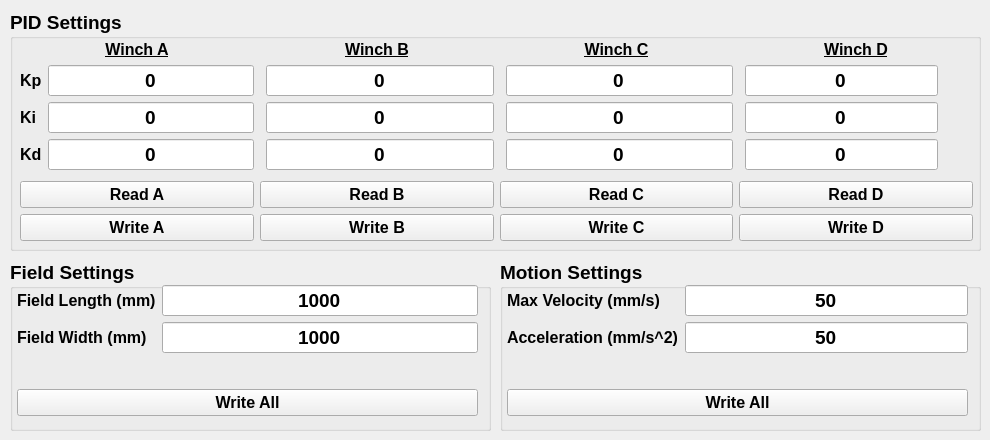
    <widget class="QWidget" name="tab_1">
     <attribute name="title">
      <string>Other Settings</string>
     </attribute>
     <widget class="QGroupBox" name="groupBox_6">
      <property name="geometry">
       <rect>
        <x>10</x>
        <y>10</y>
        <width>971</width>
        <height>241</height>
       </rect>
      </property>
      <property name="font">
       <font>
        <pointsize>14</pointsize>
        <weight>75</weight>
        <bold>true</bold>
       </font>
      </property>
      <property name="title">
       <string>PID Settings</string>
      </property>
      <property name="flat">
       <bool>false</bool>
      </property>
      <widget class="QWidget" name="horizontalLayoutWidget_8">
       <property name="geometry">
        <rect>
         <x>10</x>
         <y>30</y>
         <width>953</width>
         <height>201</height>
        </rect>
       </property>
       <layout class="QHBoxLayout" name="horizontalLayout_8">
        <item>
         <layout class="QVBoxLayout" name="verticalLayout_17">
          <item>
           <widget class="QLabel" name="label_17">
            <property name="enabled">
             <bool>true</bool>
            </property>
            <property name="sizePolicy">
             <sizepolicy hsizetype="Preferred" vsizetype="Fixed">
              <horstretch>0</horstretch>
              <verstretch>0</verstretch>
             </sizepolicy>
            </property>
            <property name="font">
             <font>
              <pointsize>12</pointsize>
              <weight>75</weight>
              <bold>true</bold>
              <underline>true</underline>
             </font>
            </property>
            <property name="autoFillBackground">
             <bool>false</bool>
            </property>
            <property name="styleSheet">
             <string notr="true"/>
            </property>
            <property name="lineWidth">
             <number>1</number>
            </property>
            <property name="text">
             <string>Winch A</string>
            </property>
            <property name="textFormat">
             <enum>Qt::AutoText</enum>
            </property>
            <property name="scaledContents">
             <bool>false</bool>
            </property>
            <property name="alignment">
             <set>Qt::AlignCenter</set>
            </property>
            <property name="wordWrap">
             <bool>false</bool>
            </property>
            <property name="margin">
             <number>0</number>
            </property>
            <property name="indent">
             <number>-1</number>
            </property>
           </widget>
          </item>
          <item>
           <layout class="QFormLayout" name="formLayout_7">
            <property name="fieldGrowthPolicy">
             <enum>QFormLayout::AllNonFixedFieldsGrow</enum>
            </property>
            <item row="0" column="0">
             <widget class="QLabel" name="label_29">
              <property name="font">
               <font>
                <pointsize>12</pointsize>
               </font>
              </property>
              <property name="text">
               <string>Kp</string>
              </property>
             </widget>
            </item>
            <item row="1" column="0">
             <widget class="QLabel" name="label_34">
              <property name="font">
               <font>
                <pointsize>12</pointsize>
               </font>
              </property>
              <property name="text">
               <string>Ki</string>
              </property>
             </widget>
            </item>
            <item row="2" column="0">
             <widget class="QLabel" name="label_35">
              <property name="font">
               <font>
                <pointsize>12</pointsize>
               </font>
              </property>
              <property name="text">
               <string>Kd</string>
              </property>
             </widget>
            </item>
            <item row="0" column="1">
             <widget class="QLineEdit" name="lineEdit_17">
              <property name="sizePolicy">
               <sizepolicy hsizetype="Minimum" vsizetype="Fixed">
                <horstretch>0</horstretch>
                <verstretch>0</verstretch>
               </sizepolicy>
              </property>
              <property name="font">
               <font>
                <pointsize>14</pointsize>
               </font>
              </property>
              <property name="text">
               <string>0</string>
              </property>
              <property name="alignment">
               <set>Qt::AlignCenter</set>
              </property>
             </widget>
            </item>
            <item row="1" column="1">
             <widget class="QLineEdit" name="lineEdit_18">
              <property name="sizePolicy">
               <sizepolicy hsizetype="Minimum" vsizetype="Fixed">
                <horstretch>0</horstretch>
                <verstretch>0</verstretch>
               </sizepolicy>
              </property>
              <property name="font">
               <font>
                <pointsize>14</pointsize>
               </font>
              </property>
              <property name="text">
               <string>0</string>
              </property>
              <property name="alignment">
               <set>Qt::AlignCenter</set>
              </property>
             </widget>
            </item>
            <item row="2" column="1">
             <widget class="QLineEdit" name="lineEdit_19">
              <property name="sizePolicy">
               <sizepolicy hsizetype="Minimum" vsizetype="Fixed">
                <horstretch>0</horstretch>
                <verstretch>0</verstretch>
               </sizepolicy>
              </property>
              <property name="font">
               <font>
                <pointsize>14</pointsize>
               </font>
              </property>
              <property name="text">
               <string>0</string>
              </property>
              <property name="alignment">
               <set>Qt::AlignCenter</set>
              </property>
             </widget>
            </item>
           </layout>
          </item>
          <item>
           <widget class="QPushButton" name="pushButton_33">
            <property name="font">
             <font>
              <pointsize>12</pointsize>
              <weight>75</weight>
              <bold>true</bold>
             </font>
            </property>
            <property name="text">
             <string>Read A</string>
            </property>
           </widget>
          </item>
          <item>
           <widget class="QPushButton" name="pushButton_47">
            <property name="font">
             <font>
              <pointsize>12</pointsize>
              <weight>75</weight>
              <bold>true</bold>
             </font>
            </property>
            <property name="text">
             <string>Write A</string>
            </property>
           </widget>
          </item>
         </layout>
        </item>
        <item>
         <layout class="QVBoxLayout" name="verticalLayout_18">
          <item>
           <widget class="QLabel" name="label_18">
            <property name="sizePolicy">
             <sizepolicy hsizetype="Preferred" vsizetype="Fixed">
              <horstretch>0</horstretch>
              <verstretch>0</verstretch>
             </sizepolicy>
            </property>
            <property name="font">
             <font>
              <pointsize>12</pointsize>
              <weight>75</weight>
              <bold>true</bold>
              <underline>true</underline>
              <kerning>true</kerning>
             </font>
            </property>
            <property name="autoFillBackground">
             <bool>false</bool>
            </property>
            <property name="text">
             <string>Winch B</string>
            </property>
            <property name="textFormat">
             <enum>Qt::AutoText</enum>
            </property>
            <property name="alignment">
             <set>Qt::AlignCenter</set>
            </property>
           </widget>
          </item>
          <item>
           <layout class="QFormLayout" name="formLayout_8">
            <property name="fieldGrowthPolicy">
             <enum>QFormLayout::AllNonFixedFieldsGrow</enum>
            </property>
            <item row="0" column="1">
             <widget class="QLineEdit" name="lineEdit_48">
              <property name="sizePolicy">
               <sizepolicy hsizetype="Minimum" vsizetype="Fixed">
                <horstretch>0</horstretch>
                <verstretch>0</verstretch>
               </sizepolicy>
              </property>
              <property name="font">
               <font>
                <pointsize>14</pointsize>
               </font>
              </property>
              <property name="text">
               <string>0</string>
              </property>
              <property name="alignment">
               <set>Qt::AlignCenter</set>
              </property>
             </widget>
            </item>
            <item row="1" column="1">
             <widget class="QLineEdit" name="lineEdit_58">
              <property name="sizePolicy">
               <sizepolicy hsizetype="Minimum" vsizetype="Fixed">
                <horstretch>0</horstretch>
                <verstretch>0</verstretch>
               </sizepolicy>
              </property>
              <property name="font">
               <font>
                <pointsize>14</pointsize>
               </font>
              </property>
              <property name="text">
               <string>0</string>
              </property>
              <property name="alignment">
               <set>Qt::AlignCenter</set>
              </property>
             </widget>
            </item>
            <item row="2" column="1">
             <widget class="QLineEdit" name="lineEdit_59">
              <property name="sizePolicy">
               <sizepolicy hsizetype="Minimum" vsizetype="Fixed">
                <horstretch>0</horstretch>
                <verstretch>0</verstretch>
               </sizepolicy>
              </property>
              <property name="font">
               <font>
                <pointsize>14</pointsize>
               </font>
              </property>
              <property name="text">
               <string>0</string>
              </property>
              <property name="alignment">
               <set>Qt::AlignCenter</set>
              </property>
             </widget>
            </item>
           </layout>
          </item>
          <item>
           <widget class="QPushButton" name="pushButton_37">
            <property name="font">
             <font>
              <pointsize>12</pointsize>
              <weight>75</weight>
              <bold>true</bold>
             </font>
            </property>
            <property name="text">
             <string>Read B</string>
            </property>
           </widget>
          </item>
          <item>
           <widget class="QPushButton" name="pushButton_48">
            <property name="font">
             <font>
              <pointsize>12</pointsize>
              <weight>75</weight>
              <bold>true</bold>
             </font>
            </property>
            <property name="text">
             <string>Write B</string>
            </property>
           </widget>
          </item>
         </layout>
        </item>
        <item>
         <layout class="QVBoxLayout" name="verticalLayout_19">
          <item>
           <widget class="QLabel" name="label_19">
            <property name="sizePolicy">
             <sizepolicy hsizetype="Preferred" vsizetype="Fixed">
              <horstretch>0</horstretch>
              <verstretch>0</verstretch>
             </sizepolicy>
            </property>
            <property name="font">
             <font>
              <pointsize>12</pointsize>
              <weight>75</weight>
              <bold>true</bold>
              <underline>true</underline>
             </font>
            </property>
            <property name="autoFillBackground">
             <bool>false</bool>
            </property>
            <property name="text">
             <string>Winch C</string>
            </property>
            <property name="textFormat">
             <enum>Qt::AutoText</enum>
            </property>
            <property name="alignment">
             <set>Qt::AlignCenter</set>
            </property>
           </widget>
          </item>
          <item>
           <layout class="QFormLayout" name="formLayout_15">
            <property name="fieldGrowthPolicy">
             <enum>QFormLayout::AllNonFixedFieldsGrow</enum>
            </property>
            <item row="0" column="1">
             <widget class="QLineEdit" name="lineEdit_66">
              <property name="sizePolicy">
               <sizepolicy hsizetype="Minimum" vsizetype="Fixed">
                <horstretch>0</horstretch>
                <verstretch>0</verstretch>
               </sizepolicy>
              </property>
              <property name="font">
               <font>
                <pointsize>14</pointsize>
               </font>
              </property>
              <property name="text">
               <string>0</string>
              </property>
              <property name="alignment">
               <set>Qt::AlignCenter</set>
              </property>
             </widget>
            </item>
            <item row="1" column="1">
             <widget class="QLineEdit" name="lineEdit_67">
              <property name="sizePolicy">
               <sizepolicy hsizetype="Minimum" vsizetype="Fixed">
                <horstretch>0</horstretch>
                <verstretch>0</verstretch>
               </sizepolicy>
              </property>
              <property name="font">
               <font>
                <pointsize>14</pointsize>
               </font>
              </property>
              <property name="text">
               <string>0</string>
              </property>
              <property name="alignment">
               <set>Qt::AlignCenter</set>
              </property>
             </widget>
            </item>
            <item row="2" column="1">
             <widget class="QLineEdit" name="lineEdit_68">
              <property name="sizePolicy">
               <sizepolicy hsizetype="Minimum" vsizetype="Fixed">
                <horstretch>0</horstretch>
                <verstretch>0</verstretch>
               </sizepolicy>
              </property>
              <property name="font">
               <font>
                <pointsize>14</pointsize>
               </font>
              </property>
              <property name="text">
               <string>0</string>
              </property>
              <property name="alignment">
               <set>Qt::AlignCenter</set>
              </property>
             </widget>
            </item>
           </layout>
          </item>
          <item>
           <widget class="QPushButton" name="pushButton_40">
            <property name="font">
             <font>
              <pointsize>12</pointsize>
              <weight>75</weight>
              <bold>true</bold>
             </font>
            </property>
            <property name="text">
             <string>Read C</string>
            </property>
           </widget>
          </item>
          <item>
           <widget class="QPushButton" name="pushButton_49">
            <property name="font">
             <font>
              <pointsize>12</pointsize>
              <weight>75</weight>
              <bold>true</bold>
             </font>
            </property>
            <property name="text">
             <string>Write C</string>
            </property>
           </widget>
          </item>
         </layout>
        </item>
        <item>
         <layout class="QVBoxLayout" name="verticalLayout_20">
          <item>
           <widget class="QLabel" name="label_20">
            <property name="sizePolicy">
             <sizepolicy hsizetype="Preferred" vsizetype="Fixed">
              <horstretch>0</horstretch>
              <verstretch>0</verstretch>
             </sizepolicy>
            </property>
            <property name="font">
             <font>
              <pointsize>12</pointsize>
              <weight>75</weight>
              <bold>true</bold>
              <underline>true</underline>
             </font>
            </property>
            <property name="autoFillBackground">
             <bool>false</bool>
            </property>
            <property name="text">
             <string>Winch D</string>
            </property>
            <property name="textFormat">
             <enum>Qt::AutoText</enum>
            </property>
            <property name="alignment">
             <set>Qt::AlignCenter</set>
            </property>
           </widget>
          </item>
          <item>
           <layout class="QFormLayout" name="formLayout_16">
            <property name="fieldGrowthPolicy">
             <enum>QFormLayout::AllNonFixedFieldsGrow</enum>
            </property>
            <item row="0" column="1">
             <widget class="QLineEdit" name="lineEdit_69">
              <property name="sizePolicy">
               <sizepolicy hsizetype="Fixed" vsizetype="Fixed">
                <horstretch>0</horstretch>
                <verstretch>0</verstretch>
               </sizepolicy>
              </property>
              <property name="font">
               <font>
                <pointsize>14</pointsize>
               </font>
              </property>
              <property name="text">
               <string>0</string>
              </property>
              <property name="alignment">
               <set>Qt::AlignCenter</set>
              </property>
             </widget>
            </item>
            <item row="1" column="1">
             <widget class="QLineEdit" name="lineEdit_70">
              <property name="sizePolicy">
               <sizepolicy hsizetype="Fixed" vsizetype="Fixed">
                <horstretch>0</horstretch>
                <verstretch>0</verstretch>
               </sizepolicy>
              </property>
              <property name="font">
               <font>
                <pointsize>14</pointsize>
               </font>
              </property>
              <property name="text">
               <string>0</string>
              </property>
              <property name="alignment">
               <set>Qt::AlignCenter</set>
              </property>
             </widget>
            </item>
            <item row="2" column="1">
             <widget class="QLineEdit" name="lineEdit_71">
              <property name="sizePolicy">
               <sizepolicy hsizetype="Fixed" vsizetype="Fixed">
                <horstretch>0</horstretch>
                <verstretch>0</verstretch>
               </sizepolicy>
              </property>
              <property name="font">
               <font>
                <pointsize>14</pointsize>
               </font>
              </property>
              <property name="text">
               <string>0</string>
              </property>
              <property name="alignment">
               <set>Qt::AlignCenter</set>
              </property>
             </widget>
            </item>
           </layout>
          </item>
          <item>
           <widget class="QPushButton" name="pushButton_43">
            <property name="font">
             <font>
              <pointsize>12</pointsize>
              <weight>75</weight>
              <bold>true</bold>
             </font>
            </property>
            <property name="text">
             <string>Read D</string>
            </property>
           </widget>
          </item>
          <item>
           <widget class="QPushButton" name="pushButton_50">
            <property name="font">
             <font>
              <pointsize>12</pointsize>
              <weight>75</weight>
              <bold>true</bold>
             </font>
            </property>
            <property name="text">
             <string>Write D</string>
            </property>
           </widget>
          </item>
         </layout>
        </item>
       </layout>
      </widget>
     </widget>
     <widget class="QGroupBox" name="groupBox_9">
      <property name="geometry">
       <rect>
        <x>10</x>
        <y>260</y>
        <width>481</width>
        <height>171</height>
       </rect>
      </property>
      <property name="font">
       <font>
        <pointsize>14</pointsize>
        <weight>75</weight>
        <bold>true</bold>
       </font>
      </property>
      <property name="title">
       <string>Field Settings</string>
      </property>
      <property name="flat">
       <bool>false</bool>
      </property>
      <widget class="QWidget" name="horizontalLayoutWidget_9">
       <property name="geometry">
        <rect>
         <x>7</x>
         <y>25</y>
         <width>461</width>
         <height>131</height>
        </rect>
       </property>
       <layout class="QHBoxLayout" name="horizontalLayout_17">
        <item>
         <layout class="QVBoxLayout" name="verticalLayout_21">
          <item>
           <layout class="QFormLayout" name="formLayout_17">
            <property name="fieldGrowthPolicy">
             <enum>QFormLayout::AllNonFixedFieldsGrow</enum>
            </property>
            <item row="0" column="0">
             <widget class="QLabel" name="label_52">
              <property name="font">
               <font>
                <pointsize>12</pointsize>
               </font>
              </property>
              <property name="text">
               <string>Field Length (mm)</string>
              </property>
             </widget>
            </item>
            <item row="0" column="1">
             <widget class="QLineEdit" name="lineEdit_72">
              <property name="sizePolicy">
               <sizepolicy hsizetype="Minimum" vsizetype="Fixed">
                <horstretch>0</horstretch>
                <verstretch>0</verstretch>
               </sizepolicy>
              </property>
              <property name="font">
               <font>
                <pointsize>14</pointsize>
               </font>
              </property>
              <property name="text">
               <string>1000</string>
              </property>
              <property name="alignment">
               <set>Qt::AlignCenter</set>
              </property>
             </widget>
            </item>
            <item row="1" column="0">
             <widget class="QLabel" name="label_53">
              <property name="font">
               <font>
                <pointsize>12</pointsize>
               </font>
              </property>
              <property name="text">
               <string>Field Width (mm)</string>
              </property>
             </widget>
            </item>
            <item row="1" column="1">
             <widget class="QLineEdit" name="lineEdit_73">
              <property name="sizePolicy">
               <sizepolicy hsizetype="Minimum" vsizetype="Fixed">
                <horstretch>0</horstretch>
                <verstretch>0</verstretch>
               </sizepolicy>
              </property>
              <property name="font">
               <font>
                <pointsize>14</pointsize>
               </font>
              </property>
              <property name="text">
               <string>1000</string>
              </property>
              <property name="alignment">
               <set>Qt::AlignCenter</set>
              </property>
             </widget>
            </item>
           </layout>
          </item>
          <item>
           <widget class="QPushButton" name="pushButton_52">
            <property name="font">
             <font>
              <pointsize>12</pointsize>
              <weight>75</weight>
              <bold>true</bold>
             </font>
            </property>
            <property name="text">
             <string>Write All</string>
            </property>
           </widget>
          </item>
         </layout>
        </item>
       </layout>
      </widget>
     </widget>
     <widget class="QGroupBox" name="groupBox_10">
      <property name="geometry">
       <rect>
        <x>500</x>
        <y>260</y>
        <width>481</width>
        <height>171</height>
       </rect>
      </property>
      <property name="font">
       <font>
        <pointsize>14</pointsize>
        <weight>75</weight>
        <bold>true</bold>
       </font>
      </property>
      <property name="title">
       <string>Motion Settings</string>
      </property>
      <property name="flat">
       <bool>false</bool>
      </property>
      <widget class="QWidget" name="horizontalLayoutWidget_10">
       <property name="geometry">
        <rect>
         <x>7</x>
         <y>25</y>
         <width>461</width>
         <height>131</height>
        </rect>
       </property>
       <layout class="QHBoxLayout" name="horizontalLayout_25">
        <item>
         <layout class="QVBoxLayout" name="verticalLayout_22">
          <item>
           <layout class="QFormLayout" name="formLayout_19">
            <property name="fieldGrowthPolicy">
             <enum>QFormLayout::AllNonFixedFieldsGrow</enum>
            </property>
            <item row="0" column="0">
             <widget class="QLabel" name="label_54">
              <property name="font">
               <font>
                <pointsize>12</pointsize>
               </font>
              </property>
              <property name="text">
               <string>Max Velocity (mm/s)</string>
              </property>
             </widget>
            </item>
            <item row="0" column="1">
             <widget class="QLineEdit" name="lineEdit_74">
              <property name="sizePolicy">
               <sizepolicy hsizetype="Minimum" vsizetype="Fixed">
                <horstretch>0</horstretch>
                <verstretch>0</verstretch>
               </sizepolicy>
              </property>
              <property name="font">
               <font>
                <pointsize>14</pointsize>
               </font>
              </property>
              <property name="text">
               <string>50</string>
              </property>
              <property name="alignment">
               <set>Qt::AlignCenter</set>
              </property>
             </widget>
            </item>
            <item row="1" column="0">
             <widget class="QLabel" name="label_55">
              <property name="font">
               <font>
                <pointsize>12</pointsize>
               </font>
              </property>
              <property name="text">
               <string>Acceleration (mm/s^2)</string>
              </property>
             </widget>
            </item>
            <item row="1" column="1">
             <widget class="QLineEdit" name="lineEdit_75">
              <property name="sizePolicy">
               <sizepolicy hsizetype="Minimum" vsizetype="Fixed">
                <horstretch>0</horstretch>
                <verstretch>0</verstretch>
               </sizepolicy>
              </property>
              <property name="font">
               <font>
                <pointsize>14</pointsize>
               </font>
              </property>
              <property name="text">
               <string>50</string>
              </property>
              <property name="alignment">
               <set>Qt::AlignCenter</set>
              </property>
             </widget>
            </item>
           </layout>
          </item>
          <item>
           <widget class="QPushButton" name="pushButton_53">
            <property name="font">
             <font>
              <pointsize>12</pointsize>
              <weight>75</weight>
              <bold>true</bold>
             </font>
            </property>
            <property name="text">
             <string>Write All</string>
            </property>
           </widget>
          </item>
         </layout>
        </item>
       </layout>
      </widget>
     </widget>
    </widget>
